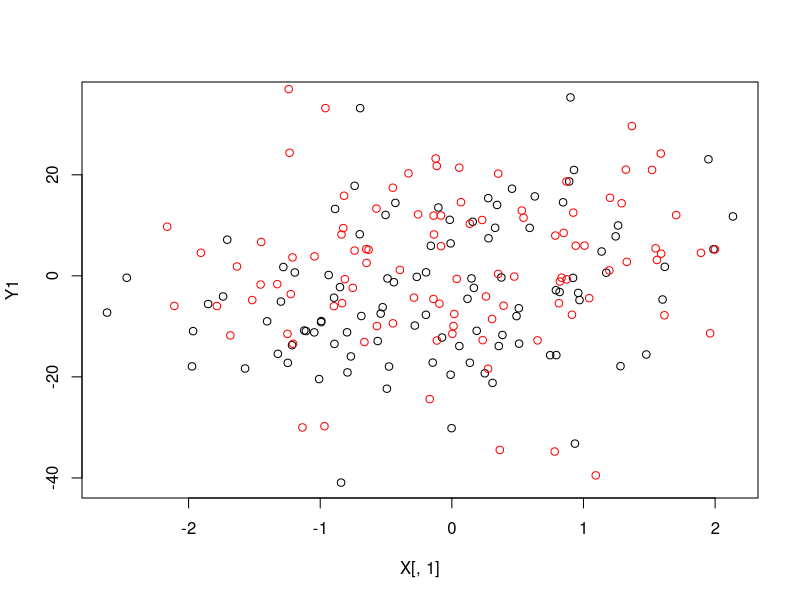

Recreate this plot in R. (Note: this script raises an error after producing the figure.)
## ---- chunk 1
knitr::opts_chunk$set(echo = TRUE)
## ---- chunk 2
#God knows the true parameters, but unknown to us humans
# n <- 100
# p <- 5
# params <- runif(p, -10, 10)     #
# 
# features <- matrix(rnorm(n* (p-1)),nrow = n,ncol = p-1) #one is column of one, or the intercept
# 
# X <- cbind(1, features)
# 
# #now combine the parameters with the X and add some noise
# 
# noise <- rnorm(n)
# Y <- X  %*% params + noise
# #Same as
# Y2 <- 0
# for(i in seq_len(p)){
#   params[i] * X[,i]
# }
# Y2 <- Y2 + noise
# 
# dim(X)
# 
# plot(Y,Y2)

## ---- chunk 3
#Wayne's code
n <- 100
p <- 5
# God knows this!
params <- runif(p, -10, 10)

features <- matrix(rnorm(n * p),
                   nrow=n, ncol=p)
X <- features
X1 <- matrix(rnorm(n * p),
              nrow=n, ncol=p)

noise <- rnorm(n)
noise1 <- rnorm(n)
Y1 <- X %*% params + noise
Y2 <- 0
for(i in seq_len(p)){
  Y2 <- Y2 + params[i] * X1[, i]
}
Y2 <- Y2 + noise1
plot(X[,1], Y1)
points(X1[, 1], Y2, col="red")


## ---- chunk 4
df <- as.data.frame(cbind(Y,X))

dim(df)

head(df,2)

names(df) <- c("Y", paste0("X", 1:p))

ols <- lm(Y ~ ., df)
summary(ols)

class(ols)
predict(ols)

#if you pass in a lm or glm, predict will use predict.lm or predict.glm anyways. It is smart. 

#There is an argument in predict that uses "new data". You need to pass in what the new data is. It should be tempting for us to just pass in X1. 
#This shouldn't work! But why?
#predict(ols, newdata = as.data.frame(X1))

#convert to df

#now there is an error that we don't know what X2 is. The data frame you are passing it needs to have the same names that you are training on. 

names(df)

df1  <- as.data.frame(X1)
names(df1) <- names(df)[-1]

test_preds <- predict(
  ols, 
  newdata = df1)

#The data you are passing, you need the data to look identical to the data you trained the model with. The names of the data frames must agree. 
#classic workflow
plot(test_preds , Y2)

test_errors <- Y2 - test_preds
test_rmse <- sqrt(mean(test_errors ^ 2))
test_rmse


sd(noise)
sd(noise1)
#You cannot reduce beyond this. 

## ---- chunk 5
names(ols)

#probably the most important
ols$coefficients

plot(ols$coefficients, c(0,params))
abline(a = 0, b=1)

## ---- chunk 6
train_features <- cbind(1,as.matrix(df[,-1])) #take out y column
#fitted_vals <- train_features %*% 
  
fitted_vals <- train_features %*% ols$coefficients
sum(abs(fitted_vals - ols$fitted.values))

res <- df$Y - ols$fitted.values
sum(abs(res - ols$residuals))
plot(ols$residuals)
abline(h = 0)

## ---- chunk 7
#you can also put plot onto the regression function itself
plot(ols)
#residuals vs fitted values. This is what we saw earlier but much fancier

#QQ Plot

#scale location not that important

#leverage to look for outliers
## ---- chunk 8
df_missing <- df
df_missing[20, "Y"]  <- NA #purposeffully lose the value
ols <- lm(Y ~., df_missing)
length(ols$residuals)
#lm drops missing value before matrix multiplication. So the residuals will change. 


## ---- chunk 9
ols <- lm(Y ~ X1 + X2 + X2*X3, df)
ols <- lm(Y ~ X1 + X2 + X2:X3, df)

summary(ols)
test_preds <- predict(ols, df1)
head(df1,2)
#when you start manipulating the data inbetween then you get the problems

#If you do feature engineering for test, then ADD SOMETHING
## ---- chunk 10
ols <- lm(Y ~ . - X4, df)
summary(ols)

#get rid of intercept
ols <- lm(Y  ~ . -1, df)
summary(ols)
## ---- chunk 11
x <- runif(n, -2 ,2)
y <- x^2 * 3

ols <-  lm(y~x)
summary(ols)

predict(ols, data.frame(x = runif(n,-2,2)))

predict(ols, data.frame(x = runif(n, -2,2)))

plot(x,y)

plot(ols$residuals)
#we should expect the residuals to be quadratic as well
# we need to order the data correctly

plot(ols$fitted.values,
     ols$residuals)

#remember the reisdualds are ordered the same as the data. If the data was random, then the residuals will be random. 

plot(ols)

#naming comment
#If we decided to 
dim(X)
length(Y)


ols <- lm(Y ~ X[,1:2])
summary(ols)
#the naming is a mess!

wrong_stuff <- predict(ols, data.frame("X[, 1:2]" = 1:3,
                        "X[, 1:2]2" = 1:3))
                        

mysterious_vals <- predict(ols)                       
sum(abs(mysterious_vals - ols$fitted.values))
## ---- chunk 12
inv_logit <- function(x) {
  return(exp(x) / (1 + exp(x)))
}
y <- rbinom(n, 1, prob = inv_logit(X %*% params))
plot(X[, 1], y)
plot(X[, 2], y)

df <- as.data.frame(cbind(y, X))
names(df) <- c("Y", paste0("X", 1:5))
log_reg <- glm(Y ~ ., df,
               family = binomial(logit))

summary(log_reg)
predict(log_reg)
myst_vals <- predict(log_reg, type = "response")

X_test <- matrix(rnorm(n * p), nrow = n)
X_test_df <- as.data.frame(X_test)
names(X_test_df) <- names(df)[-1]

test_preds <-
  predict(log_reg, type = "response", newdata = X_test_df)
head(test_preds)
params


library(randomForest)

rf(Y ~ ., df)

